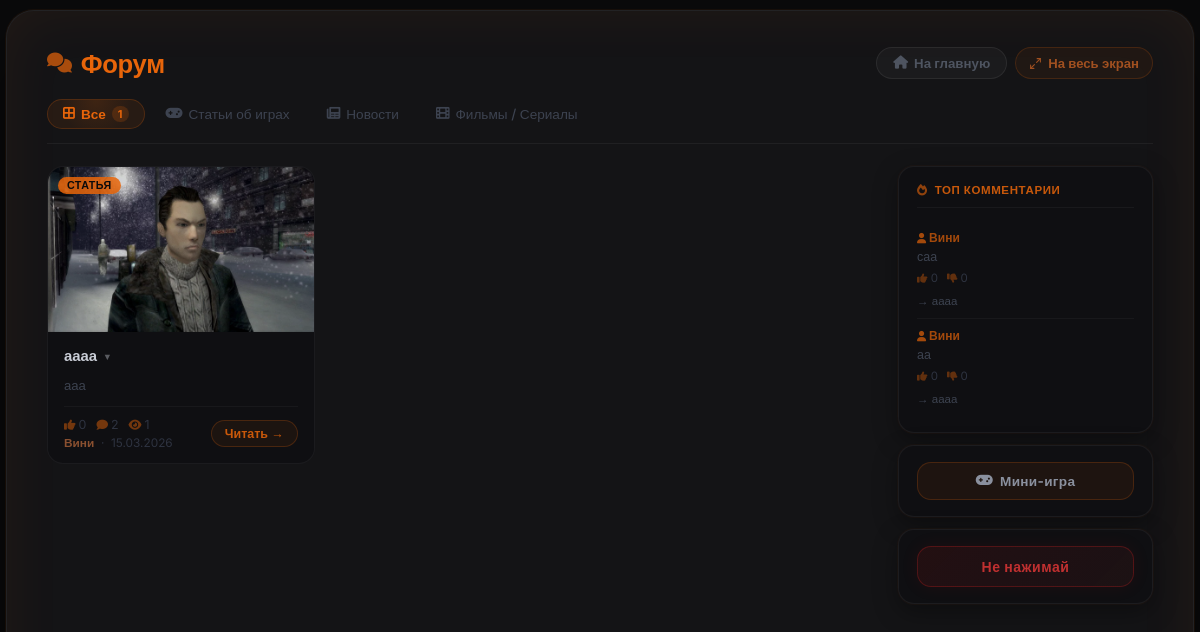
/forum, run on an earlier commit of the app's database.
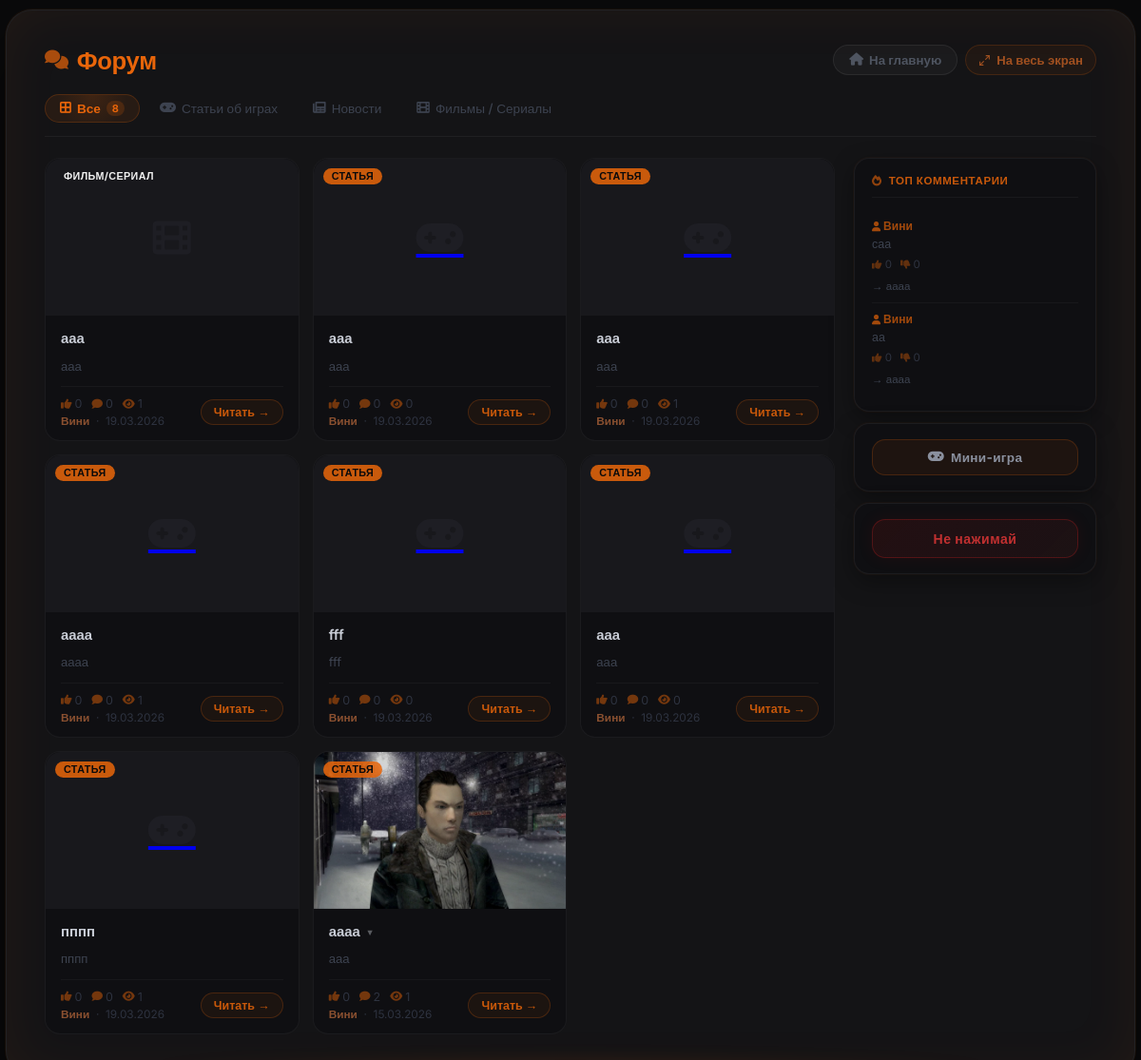
And on a later commit of the database.
### models.py (models this page shows, shortened)
class Article(db.Model):
    __tablename__ = 'articles'
    id          = db.Column(db.Integer, primary_key=True)
    title       = db.Column(db.String(300), nullable=False)
    preview     = db.Column(db.Text, nullable=True)       # краткое описание
    content     = db.Column(db.Text, nullable=False)
    image       = db.Column(db.String(500), nullable=True)  # URL изображения (старый способ)
    image_file  = db.Column(db.String(300), nullable=True)  # имя файла загруженного изображения
    video_url   = db.Column(db.String(500), nullable=True)  # ссылка на YouTube
    video_file  = db.Column(db.String(300), nullable=True)  # загруженный видео-файл
    category    = db.Column(db.String(50), default='article')
    views       = db.Column(db.Integer, default=0)
    likes       = db.Column(db.Integer, default=0)
    dislikes    = db.Column(db.Integer, default=0)
    created_at  = db.Column(db.DateTime, default=datetime.utcnow)
    updated_at  = db.Column(db.DateTime, default=datetime.utcnow, onupdate=datetime.utcnow)
    author_id   = db.Column(db.Integer, db.ForeignKey('users.id'), nullable=False)
    game_id     = db.Column(db.Integer, db.ForeignKey('games.id'), nullable=True)
    comments    = db.relationship('Comment',      backref='article', lazy='dynamic',
                                  cascade='all, delete-orphan')
    votes       = db.relationship('Vote',         backref='article', lazy='dynamic',
                                  cascade='all, delete-orphan')
    extra_pages = db.relationship('ExtraPage',    backref='article', lazy='dynamic',
                                  cascade='all, delete-orphan')
    dropdown_items = db.relationship('DropdownItem', backref='article', lazy='dynamic',
                                     cascade='all, delete-orphan', order_by='DropdownItem.order')
    article_views  = db.relationship('ArticleView',  backref='article', lazy='dynamic',
                                     cascade='all, delete-orphan')
    def get_image_url(self):
        if self.image_file:
            return f'/static/uploads/{self.image_file}'
        if self.image:
            return self.image
        return None

class User(db.Model, UserMixin):
    __tablename__ = 'users'
    id             = db.Column(db.Integer, primary_key=True)
    username       = db.Column(db.String(80),  unique=True, nullable=False)
    email          = db.Column(db.String(120), unique=True, nullable=False)
    password_hash  = db.Column(db.String(256), nullable=False)
    role           = db.Column(db.Integer, default=0)
    created_at     = db.Column(db.DateTime, default=datetime.utcnow)   # дата регистрации
    last_seen      = db.Column(db.DateTime, default=datetime.utcnow)
    banned_until   = db.Column(db.DateTime, nullable=True)
    ban_reason     = db.Column(db.String(500), nullable=True)
    banned_by_id   = db.Column(db.Integer, db.ForeignKey('users.id'), nullable=True)
    recovery_key   = db.Column(db.String(256), nullable=True)
    avatar         = db.Column(db.String(300), nullable=True)
    terms_agreed   = db.Column(db.Boolean, default=False)
    privacy_agreed = db.Column(db.Boolean, default=False)
    articles       = db.relationship('Article',  backref='author',     lazy='dynamic', foreign_keys='Article.author_id')
    comments       = db.relationship('Comment',  backref='author',     lazy='dynamic', foreign_keys='Comment.author_id')
    votes          = db.relationship('Vote',     backref='user',       lazy='dynamic')
    extra_pages    = db.relationship('ExtraPage', backref='author',    lazy='dynamic', foreign_keys='ExtraPage.author_id')
    comment_reactions = db.relationship('CommentReaction', backref='user', lazy='dynamic')

class Comment(db.Model):
    __tablename__ = 'comments'
    id         = db.Column(db.Integer, primary_key=True)
    content    = db.Column(db.Text, nullable=False)
    created_at = db.Column(db.DateTime, default=datetime.utcnow)
    article_id = db.Column(db.Integer, db.ForeignKey('articles.id'), nullable=False)
    author_id  = db.Column(db.Integer, db.ForeignKey('users.id'),    nullable=False)
    parent_id  = db.Column(db.Integer, db.ForeignKey('comments.id'), nullable=True)
    likes      = db.Column(db.Integer, default=0)
    dislikes   = db.Column(db.Integer, default=0)
    replies    = db.relationship('Comment',
                                 backref=db.backref('parent', remote_side='Comment.id'),
                                 lazy='dynamic',
                                 cascade='all, delete-orphan',
                                 primaryjoin='Comment.parent_id == Comment.id',
                                 order_by='Comment.created_at')
    reactions  = db.relationship('CommentReaction', backref='comment', lazy='dynamic',
                                 cascade='all, delete-orphan')

### app.py (the view)
@app.route('/forum')
def forum():
    category     = request.args.get('category', 'all')
    q            = Article.query
    if category in ('article', 'news', 'film'):
        q = q.filter_by(category=category)
    articles     = q.order_by(Article.created_at.desc()).all()
    top_comments = Comment.query.order_by(Comment.likes.desc()).limit(5).all()
    settings     = SiteSettings.get()
    return render_template('forum.html', articles=articles,
                           category=category, top_comments=top_comments,
                           chaos_button_enabled=settings.chaos_button_enabled)

### app.py (called while the page is built)
@app.before_request
def update_last_seen():
    if current_user.is_authenticated:
        current_user.last_seen = datetime.utcnow()
        db.session.commit()

@app.after_request
def add_security_headers(response):
    response.headers['X-Content-Type-Options'] = 'nosniff'
    response.headers['X-Frame-Options']        = 'DENY'
    response.headers['X-XSS-Protection']       = '1; mode=block'
    response.headers.pop('Server', None)
    response.headers.pop('X-Powered-By', None)
    return response

### models.py (called while the page is built)
    @staticmethod
    def get():
        s = SiteSettings.query.first()
        if not s:
            s = SiteSettings(chaos_button_enabled=False)
            db.session.add(s)
            db.session.commit()
        return s

### templates/forum.html (shortened to what this page needs)
{% extends "base.html" %}
{% block body_class %}has-own-fs{% endblock %}
{% block content %}
<div class="forum-outer">
<div class="forum-card">
    <div class="forum-header">
        <h1 class="forum-title"><i class="fas fa-comments"></i> Форум</h1>
        <div style="display:flex; gap:8px; flex-wrap:wrap;">
            <a href="{{ url_for('index') }}" class="btn btn-secondary"><i class="fas fa-home"></i> На главную</a>
            <button id="fsBtn" onclick="_fsToggle()" title="На весь экран" style="
                display:inline-flex;align-items:center;gap:6px;padding:7px 13px;border-radius:20px;
                background:rgba(232,101,10,0.06);border:1px solid rgba(232,101,10,0.18);
                color:#a05020;font-size:0.82rem;font-weight:600;cursor:pointer;
                font-family:inherit;transition:all 0.2s;
            " onmouseover="this.style.background='rgba(232,101,10,0.14)';this.style.color='#e8650a';this.style.borderColor='rgba(232,101,10,0.4)'"
               onmouseout="this.style.background='rgba(232,101,10,0.06)';this.style.color='#a05020';this.style.borderColor='rgba(232,101,10,0.18)'">
                <svg style="width:13px;height:13px;stroke:currentColor;fill:none;stroke-width:2;stroke-linecap:round;stroke-linejoin:round" viewBox="0 0 24 24" id="fsBtnSvg">
                    <polyline points="15 3 21 3 21 9"/><polyline points="9 21 3 21 3 15"/>
                    <line x1="21" y1="3" x2="14" y2="10"/><line x1="3" y1="21" x2="10" y2="14"/>
                </svg>
                <span id="fsBtnLabel">На весь экран</span>
            </button>
        </div>
    </div>
    <div class="forum-tabs">
        <a href="{{ url_for('forum', category='all') }}" class="tab-link {% if category == 'all' %}active{% endif %}">
            <i class="fas fa-border-all"></i> Все
            {% if category == 'all' and articles %}<span class="tab-count">{{ articles|length }}</span>{% endif %}
        </a>
        <a href="{{ url_for('forum', category='article') }}" class="tab-link {% if category == 'article' %}active{% endif %}">
            <i class="fas fa-gamepad"></i> Статьи об играх
        </a>
        <a href="{{ url_for('forum', category='news') }}" class="tab-link {% if category == 'news' %}active{% endif %}">
            <i class="fas fa-newspaper"></i> Новости
        </a>
        <a href="{{ url_for('forum', category='film') }}" class="tab-link {% if category == 'film' %}active{% endif %}">
            <i class="fas fa-film"></i> Фильмы / Сериалы
        </a>
    </div>
    <div class="forum-body">
        <div class="cards-grid">
            {% if articles %}
                {% for art in articles %}
                <div class="article-card">
                    <span class="card-badge {{ art.category }}">{% if art.category == 'news' %}Новость{% elif art.category == 'film' %}Фильм/Сериал{% else %}Статья{% endif %}</span>
                    <a href="{{ url_for('article', article_id=art.id) }}" class="card-thumb-link">
                        {% if art.get_image_url() %}
                            <img src="{{ art.get_image_url() }}" alt="{{ art.title }}" class="card-thumb">
                        {% else %}
                            <div class="card-thumb-ph"><i class="fas fa-{% if art.category == 'news' %}newspaper{% elif art.category == 'film' %}film{% else %}gamepad{% endif %}"></i></div>
                        {% endif %}
                    </a>
                    <div class="card-body">
                        <div class="card-title-wrap">
                            <a href="{{ url_for('article', article_id=art.id) }}" class="card-title">
                                {{ art.title }}
                                {% set drops = art.dropdown_items | selectattr('is_active') | list %}
                                {% if drops %}<span class="drop-arrow">▾</span>{% endif %}
                            </a>
                            {% set drops = art.dropdown_items | selectattr('is_active') | list %}
                        </div>
                        {% if art.preview %}
                            <p class="card-preview">{{ art.preview }}</p>
                        {% elif art.content %}
                            <p class="card-preview">{{ art.content | striptags | truncate(110) }}</p>
                        {% endif %}
                        <div class="card-footer">
                            <div>
                                <div class="card-stats">
                                    <span><i class="fas fa-thumbs-up"></i> {{ art.likes }}</span>
                                    <span><i class="fas fa-comment"></i> {{ art.comments.count() }}</span>
                                    <span><i class="fas fa-eye"></i> {{ art.views }}</span>
                                </div>
                                <div class="card-info" style="margin-top:4px;">
                                    <strong>{{ art.author.username }}</strong> &nbsp;·&nbsp; {{ art.created_at.strftime('%d.%m.%Y') }}
                                </div>
                            </div>
                            <a href="{{ url_for('article', article_id=art.id) }}" class="read-btn">Читать →</a>
                        </div>
                    </div>
                </div>
                {% endfor %}
            {% else %}
                <div class="cards-empty">
                    <i class="fas fa-comments"></i>
                    <p>Статей пока нет</p>
                </div>
            {% endif %}
        </div>
        <aside class="forum-sidebar">
            <div class="sidebar-block">
                <div class="sb-title"><i class="fas fa-fire"></i> Топ комментарии</div>
                {% if top_comments %}
                    {% for comment in top_comments %}
                    <div class="top-comment">
                        <div class="tc-author"><i class="fas fa-user" style="font-size:0.65rem; margin-right:3px;"></i>{{ comment.author.username }}</div>
                        <div class="tc-text">{{ comment.content }}</div>
                        <div class="tc-stats"><span><i class="fas fa-thumbs-up"></i> {{ comment.likes }}</span><span><i class="fas fa-thumbs-down"></i> {{ comment.dislikes }}</span></div>
                        <a href="{{ url_for('article', article_id=comment.article_id) }}#comment-{{ comment.id }}" class="tc-link">→ {{ comment.article.title | truncate(28) }}</a>
                    </div>
                    {% endfor %}
                {% else %}
                    <div style="color:#1e2028; font-size:0.8rem; text-align:center; padding:14px 0;">
                        <i class="fas fa-comment-slash" style="display:block; font-size:1.6rem; margin-bottom:7px; opacity:0.08;"></i>
                        Комментариев пока нет
                    </div>
                {% endif %}
            </div>
            <div class="sidebar-block">
                <button id="ogOpenBtn" style="
                    width:100%; padding:10px 0; border-radius:14px; font-size:0.85rem;
                    font-weight:700; cursor:pointer; font-family:inherit;
                    background:rgba(232,101,10,0.07); border:1px solid rgba(232,101,10,0.2);
                    color:#8a909e; letter-spacing:0.3px; transition:all 0.2s;
                    display:flex; align-items:center; justify-content:center; gap:7px;
                " onmouseover="this.style.background='rgba(232,101,10,0.14)';this.style.color='#e8650a';this.style.borderColor='rgba(232,101,10,0.4)';"
                   onmouseout="this.style.background='rgba(232,101,10,0.07)';this.style.color='#8a909e';this.style.borderColor='rgba(232,101,10,0.2)';">
                    <i class="fas fa-gamepad"></i> Мини-игра
                </button>
            </div>
            {% if chaos_button_enabled %}
            <div class="sidebar-block" id="chaosBlock">
                <button id="chaosBtn" onclick="triggerChaos()" style="
                    width:100%; padding:11px 0; border-radius:14px; font-size:0.88rem;
                    font-weight:800; cursor:pointer; font-family:inherit;
                    background:linear-gradient(135deg,rgba(180,20,20,0.12),rgba(232,64,64,0.06));
                    border:1px solid rgba(200,30,30,0.3); color:#c03030;
                    letter-spacing:0.5px; transition:all 0.25s;
                    display:flex; align-items:center; justify-content:center; gap:8px;
                    box-shadow: 0 0 18px rgba(200,30,30,0.08);
                    animation: chaosPulse 2.5s ease-in-out infinite;
                ">
                    Не нажимай
                </button>
            </div>
            {% endif %}
        </aside>
    </div>
</div>
</div>
{% endblock %}

### templates/base.html (shortened to what this page needs)
<!DOCTYPE html>
<html lang="ru">
<head>
    <link rel="stylesheet" href="https://cdnjs.cloudflare.com/ajax/libs/font-awesome/6.0.0-beta3/css/all.min.css">
</head>
<body class="{% block body_class %}{% endblock %}">
    <div class="container">
        {% block content %}{% endblock %}
    </div>
</body>
</html>

### templates/base.html (style rules this page uses)
* { margin:0; padding:0; box-sizing:border-box; }
body { background:#0a0a0b; color:#f0f0f0; font-family:'Inter',sans-serif; min-height:100vh; display:flex; justify-content:center; align-items:center; padding:20px; }
.container { max-width:800px; width:100%; background:#141416; border-radius:48px; padding:48px; box-shadow:0 0 0 1px rgba(232,101,10,0.06), 0 25px 50px rgba(0,0,0,0.7); border:1px solid rgba(255,255,255,0.06); }
h1, h2 { color:#ff6600; margin-bottom:20px; }
.btn { background:#e8650a; color:#0a0a0b; border:none; padding:12px 24px; border-radius:60px; cursor:pointer; font-weight:600; transition:0.2s; }
.btn-secondary { background:rgba(255,255,255,0.04); color:#c9cdd6; border:1px solid rgba(232,101,10,0.25); }

What changed in the data, as far as the page shows it:
added Article: category "ФИЛЬМ/СЕРИАЛ", title "ааа", content "ааа", likes "0", comments.count "0", views "1", author.username "Вини", created_at "19.03.2026"
added Article: category "СТАТЬЯ", title "ааа", content "ааа", likes "0", comments.count "0", views "0", author.username "Вини", created_at "19.03.2026"
added Article: category "СТАТЬЯ", title "ааа", content "ааа", likes "0", comments.count "0", views "1", author.username "Вини", created_at "19.03.2026"
added Article: category "СТАТЬЯ", title "аааа", content "аааа", likes "0", comments.count "0", views "1", author.username "Вини", created_at "19.03.2026"
added Article: category "СТАТЬЯ", title "fff", content "fff", likes "0", comments.count "0", views "0", author.username "Вини", created_at "19.03.2026"
added Article: category "СТАТЬЯ", title "ааа", content "ааа", likes "0", comments.count "0", views "0", author.username "Вини", created_at "19.03.2026"
added Article: category "СТАТЬЯ", title "пппп", content "пппп", likes "0", comments.count "0", views "1", author.username "Вини", created_at "19.03.2026"
Also different on the page:
{{ articles|length }}: "1" → "8"
